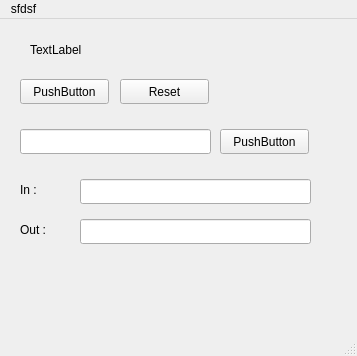
<?xml version="1.0" encoding="UTF-8"?>
<ui version="4.0">
 <class>MainWindow</class>
 <widget class="QMainWindow" name="MainWindow">
  <property name="geometry">
   <rect>
    <x>0</x>
    <y>0</y>
    <width>357</width>
    <height>356</height>
   </rect>
  </property>
  <property name="windowTitle">
   <string>MainWindow</string>
  </property>
  <widget class="QWidget" name="centralwidget">
   <widget class="QLabel" name="label">
    <property name="geometry">
     <rect>
      <x>30</x>
      <y>20</y>
      <width>91</width>
      <height>21</height>
     </rect>
    </property>
    <property name="text">
     <string>TextLabel</string>
    </property>
   </widget>
   <widget class="QPushButton" name="pushButton">
    <property name="geometry">
     <rect>
      <x>20</x>
      <y>60</y>
      <width>89</width>
      <height>25</height>
     </rect>
    </property>
    <property name="text">
     <string>PushButton</string>
    </property>
   </widget>
   <widget class="QPushButton" name="pushButton_2">
    <property name="geometry">
     <rect>
      <x>120</x>
      <y>60</y>
      <width>89</width>
      <height>25</height>
     </rect>
    </property>
    <property name="text">
     <string>Reset</string>
    </property>
   </widget>
   <widget class="QLineEdit" name="lineEdit">
    <property name="geometry">
     <rect>
      <x>20</x>
      <y>110</y>
      <width>191</width>
      <height>25</height>
     </rect>
    </property>
   </widget>
   <widget class="QPushButton" name="pushButton_3">
    <property name="geometry">
     <rect>
      <x>220</x>
      <y>110</y>
      <width>89</width>
      <height>25</height>
     </rect>
    </property>
    <property name="text">
     <string>PushButton</string>
    </property>
   </widget>
   <widget class="QLineEdit" name="lineEdit_2">
    <property name="geometry">
     <rect>
      <x>80</x>
      <y>160</y>
      <width>231</width>
      <height>25</height>
     </rect>
    </property>
   </widget>
   <widget class="QLineEdit" name="lineEdit_3">
    <property name="geometry">
     <rect>
      <x>80</x>
      <y>200</y>
      <width>231</width>
      <height>25</height>
     </rect>
    </property>
    <property name="readOnly">
     <bool>true</bool>
    </property>
   </widget>
   <widget class="QLabel" name="label_2">
    <property name="geometry">
     <rect>
      <x>20</x>
      <y>160</y>
      <width>41</width>
      <height>21</height>
     </rect>
    </property>
    <property name="text">
     <string>In : </string>
    </property>
   </widget>
   <widget class="QLabel" name="label_3">
    <property name="geometry">
     <rect>
      <x>20</x>
      <y>200</y>
      <width>41</width>
      <height>21</height>
     </rect>
    </property>
    <property name="text">
     <string>Out : </string>
    </property>
   </widget>
  </widget>
  <widget class="QMenuBar" name="menubar">
   <property name="geometry">
    <rect>
     <x>0</x>
     <y>0</y>
     <width>357</width>
     <height>22</height>
    </rect>
   </property>
   <widget class="QMenu" name="menusfdsf">
    <property name="title">
     <string>sfdsf</string>
    </property>
   </widget>
   <addaction name="menusfdsf"/>
  </widget>
  <widget class="QStatusBar" name="statusbar"/>
 </widget>
 <resources/>
 <connections/>
</ui>
